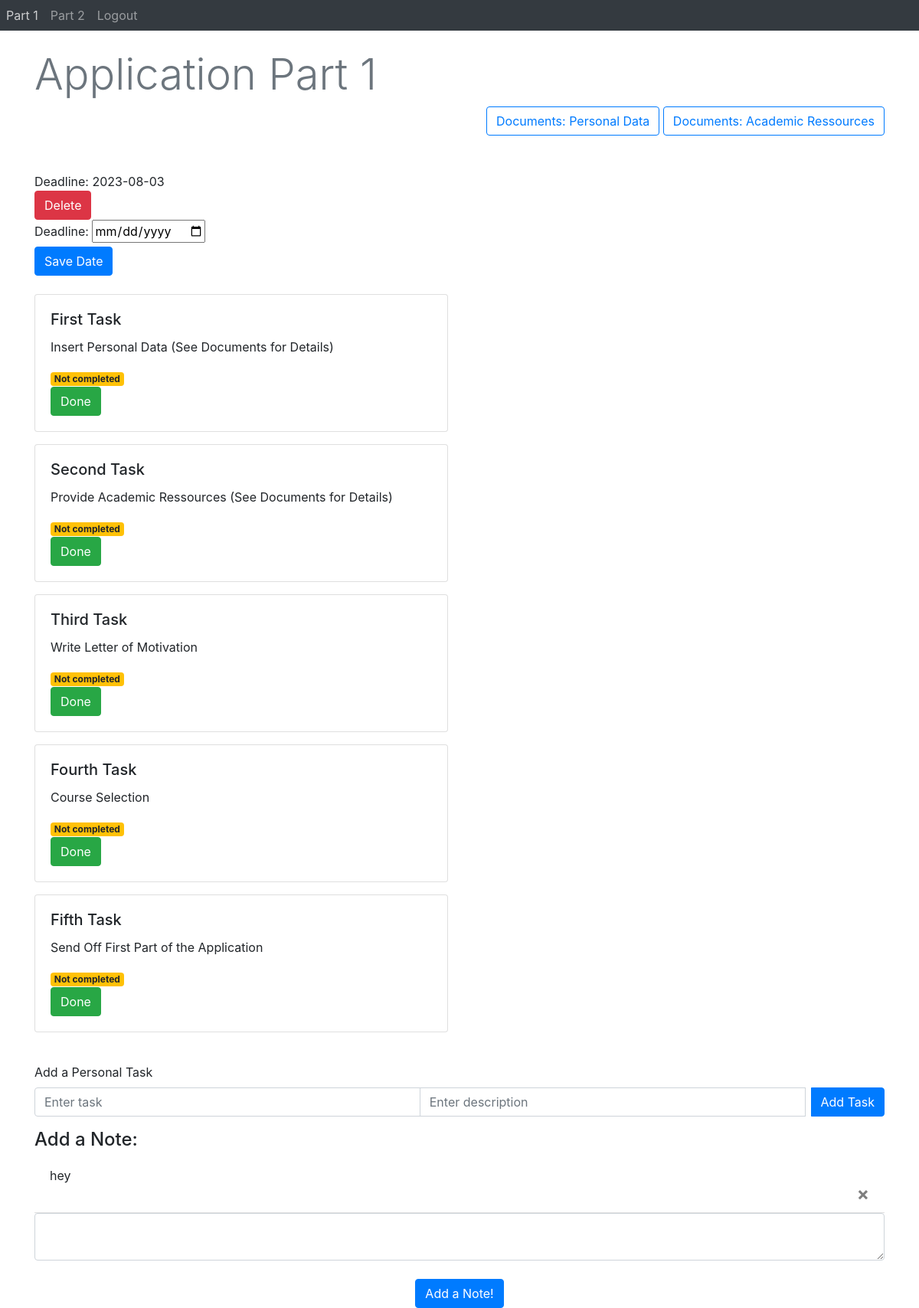
The app's page /ApplicationPart1 (signed in) with its own data.
### Webapp/models.py (models this page shows)
class Date(db.Model):
    id = db.Column(db.Integer, primary_key=True)
    date = db.Column(db.String(10), nullable=True)
    page_name = db.Column(db.String(50), nullable=False)
    user_id = db.Column(db.Integer, db.ForeignKey('user.id'))

class Task(db.Model):
    id = db.Column(db.Integer, primary_key=True)
    title = db.Column(db.String(100))
    description = db.Column(db.String(100))
    page_name = db.Column(db.String(50), nullable=False)
    completed = db.Column(db.Boolean, default=False)
    user_id = db.Column(db.Integer, db.ForeignKey('user.id'), nullable=True)

class Note(db.Model):
    id = db.Column(db.Integer, primary_key=True)
    text = db.Column(db.String(500), nullable=True)
    page_name = db.Column(db.String(50), nullable=False)
    user_id = db.Column(db.Integer, db.ForeignKey('user.id'))

### Webapp/views.py (the view)
@views.route('ApplicationPart1', methods=['GET', 'POST', 'DELETE'])
@login_required
def ApplicationPart1():
    tasks = [
        {'title': 'First Task', 'description': 'Insert Personal Data (See Documents for Details)', 'page_name' : 'Part 1', 'user_id' : current_user.id},
        {'title': 'Second Task', 'description': 'Provide Academic Ressources (See Documents for Details)', 'page_name' : 'Part 1', 'user_id' : current_user.id},
        {'title': 'Third Task', 'description': 'Write Letter of Motivation', 'page_name' : 'Part 1', 'user_id' : current_user.id},
        {'title': 'Fourth Task', 'description': 'Course Selection', 'page_name' : 'Part 1', 'user_id' : current_user.id},
        {'title': 'Fifth Task', 'description': 'Send Off First Part of the Application', 'page_name' : 'Part 1', 'user_id' : current_user.id}
        ]
    for task in tasks:
            title = task['title']
            description = task['description']
            page_name = task['page_name']
            user_id = task['user_id']
            existing_task = Task.query.filter_by(title=title, description=description, page_name=page_name, user_id = user_id).first()
            if existing_task:
                print("Task already exists in DB.")
            else:
                new_task = Task(title=title, description=description, page_name=page_name, user_id = user_id)
                db.session.add(new_task)
    db.session.commit()
    return render_template("applicationPart1.html", user=current_user)

### Webapp/__init__.py (called while the page is built)
def create_app():
    app = Flask(__name__)
    app.config['SECRET_KEY'] = "Rookie Coders"
    app.config['SQLALCHEMY_DATABASE_URI'] = f'sqlite:///{DB_NAME}'
    db.init_app(app)
    from .views import views
    from .auth import auth
    app.register_blueprint(views, url_prefix='/')
    app.register_blueprint(auth, url_prefix='/')
    from .models import User, Task
    with app.app_context():
        db.create_all()
        tasks = Task.query.all()
        for task in tasks:
           db.session.delete(task)
        db.session.commit()
    login_manager = LoginManager()
    login_manager.login_view = 'auth.login'
    login_manager.init_app(app)
    @login_manager.user_loader
    def load_user(id):
        return User.query.get(int(id))
    return app

### Webapp/templates/applicationPart1.html (shortened to what this page needs)
{% extends "base.html" %} {% block title %}Application Part 1{%endblock %}
{% block content %}
<head>
  <link rel="stylesheet" href="{{ url_for('static', filename='css/custom.css') }}">
</head>
<br>
<h1 class="display-4 text-muted">Application Part 1</h1>
<div class = "text-right">
    <button type="submit" onclick="location.href='http://127.0.0.1:5000/SubTaskPersonalData'"class="btn btn-outline-primary">Documents: Personal Data</button>
    <button type="submit" onclick="location.href='http://127.0.0.1:5000/SubTaskAcademicRessources'"class="btn btn-outline-primary">Documents: Academic Ressources</button>
</div>
<br />
<br />
<div class = "text-left">
  {% for date in user.dates %}
  {% if date.page_name == 'Part 1' %}
    <span class="label label-info">Deadline: {{ date.date }}</span>
    <div>
      <button type="button" onClick="location.href='/deleteDatePart1/{{ date.id }}'" class="btn btn-danger" >Delete</button>
    </div>
  {% endif %}
  {% endfor %}
</div>
<form action="/save-datePart1" method = "POST" >
    <label for ="date">Deadline:</label>
    <input type = "date" id = "date" name="date"> </input>
    <br />
    <div align = "left">
        <button type = "submit" class = "btn btn-primary">Save Date</button>
    </div>
</form>
<br>
<div class="row">
  <div class="col-md-6">
    {% for task in user.tasks %}
      {% if task.page_name == 'Part 1' %}
        <div class="card mb-3">
          <div class="card-body">
            <h5 class="card-title">{{ task.title }}</h5>
            <p class="card-text">{{ task.description }}</p>
            {% if task.completed == false %}
              <span class="badge badge-warning">Not completed</span>
            {% else %}
              <span class="badge badge-success">Completed</span>
            {% endif %}
            <div>
              {% if task.completed == false %}
                <button type="button" onClick="location.href='/completeTaskPart1/{{ task.id }}'" class="btn btn-success">Done</button>
              {% else %}
                <button type="button" onClick="location.href='/completeTaskPart1/{{ task.id }}'" class="btn btn-secondary">Undo</button>
              {% endif %}
            </div>
          </div>
        </div>
      {% endif %}
    {% endfor %}
  </div>
</div>
<br>
<form action="/addTaskPart1" method="POST">
  <div class="form-group">
    <label for="title">Add a Personal Task</label>
    <div class="input-group">
      <input type="text" class="form-control" name="title" placeholder="Enter task">
      <input type="text" class="form-control" name="description" placeholder="Enter description">
      <div class="input-group-append">
        <button type="submit" class="btn btn-primary ml-2">Add Task</button>
      </div>
    </div>
  </div>
</form>
<h4> Add a Note: </h4>
<ul class="list-group list-group-flush" id="notes">
    {% for note in user.notes %}
    {% if note.page_name == 'Part 1' %}
    <li class="list-group-item">
      {{ note.text }}
      <form action= "{{ url_for('views.delete_notePart1', note_id = note.id) }}" method="POST">
        <button type="submit" class="close" aria-label="Delete">
          <span aria-hidden="true">&times;</span>
        </button>
      </form>
    </li>
    {% endif %}
    {% endfor %}
  </ul>
<form action ="/addNotePart1" method = "POST" >
    <textarea name = "notePart1" id = "notePart1" class = "form-control"> </textarea>
    <br />
    <div align = "center">
    <button type = "submit" class = "btn btn-primary">Add a Note!</button>
    </div>
</form>
{% endblock %}

### Webapp/templates/base.html (shortened to what this page needs)
<!DOCTYPE html>
<html>
<head>
    <link rel="stylesheet" href="https://stackpath.bootstrapcdn.com/bootstrap/4.4.1/css/bootstrap.min.css"
 />
    <link rel="stylesheet" href="https://stackpath.bootstrapcdn.com/font-awesome/4.7.0/css/font-awesome.min.css"
 />
</head>
<body>
    <nav class="navbar-expand-lg navbar-dark bg-dark">
        <div class="collapse navbar-collapse" id="navbar">
            <div class="navbar-nav">
                {% if current_user.is_authenticated %}
                <a class="nav-item nav-link" id="application1" href="/ApplicationPart1">Part 1</a>
                <a class="nav-item nav-link" id="application2" href="/ApplicationPart2">Part 2</a>
                <a class="nav-item nav-link" id="logout" href="/logout">Logout</a>
                {% else %}
                <a class="nav-item nav-link" id="login" href="/login">Login</a>
                <a class="nav-item nav-link" id="signUp" href="/sign_up">Sign Up</a>
                <a class="nav-item nav-link" id="infopage" href="/infoPage">Info</a>
                {% endif %}
            </div>
        </div>
    </nav>
    <div class="container">
        {% block content %}
        {% endblock %}
    </div>
</body>
</html>

### records on screen
Date: date "2023-08-03"
Task: title "First Task", description "Insert Personal Data (See Documents for Details)", completed "Not completed"
Task: title "Second Task", description "Provide Academic Ressources (See Documents for Details)", completed "Not completed"
Task: title "Third Task", description "Write Letter of Motivation", completed "Not completed"
Task: title "Fourth Task", description "Course Selection", completed "Not completed"
Task: title "Fifth Task", description "Send Off First Part of the Application", completed "Not completed"
Note: text "hey"
